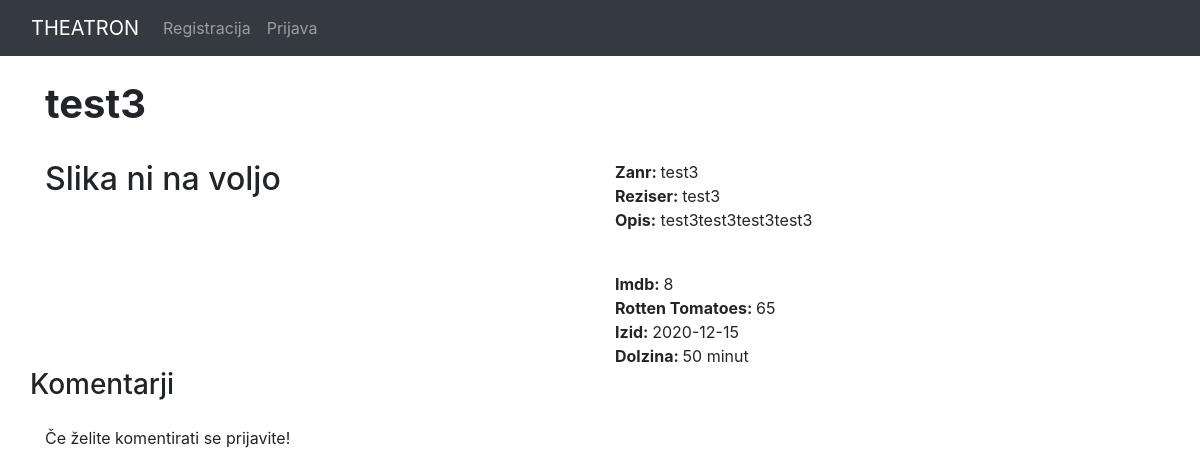
The page /pregledFilma.php?fid=8 on the database its author committed.
### tables this page shows
CREATE TABLE `film` (
  `id` int(11) NOT NULL,
  `naslov` varchar(45) NOT NULL,
  `zanr` varchar(45) NOT NULL,
  `reziser` varchar(45) NOT NULL,
  `opis` varchar(500) NOT NULL,
  `imdb_ocena` int(11) NOT NULL,
  `rotten_ocena` int(11) NOT NULL,
  `izid_datum` date NOT NULL,
  `dolzina_cas` int(11) NOT NULL,
  `image_name` varchar(60) NOT NULL
);

### pregledFilma.php (the view, shortened to what this page needs)
<?php
    include ('includes/header.html');
    if(isset($_GET['fid']) && filter_var($_GET['fid'], FILTER_VALIDATE_INT, array('min_range' => 1)) ) {
        $fid = $_GET['fid'];
        $q = "SELECT naslov, zanr, reziser, opis, imdb_ocena, rotten_ocena, izid_datum, dolzina_cas, image_name FROM film WHERE id = '$fid'";
        $r = mysqli_query ($dbc, $q);
        if(mysqli_num_rows($r) == 1) {
            $row = mysqli_fetch_array($r, MYSQLI_ASSOC);
            echo "<h1><b>{$row['naslov']}</b></h1><br/>";
            echo "
                <div class=\"row\">
                    <div class=\"col\">
            ";
            if($image = @getimagesize ("slike/$fid")) {
                echo "<img width=\"400\" height=\"550\" src=\"show_image.php?image=$fid&name=" . urlencode($row['image_name']) . "\" $image[3] alt=\"{$row['naslov']}\" />";
            } else {
                echo "<h2>Slika ni na voljo</h2>";
            }
            echo "</div>";
            echo "
                <div class=\"col\">
                    <b>Zanr: </b> {$row['zanr']}<br/>
                    <b>Reziser: </b> {$row['reziser']}<br/>
                    <p><b>Opis:</b> {$row['opis']}</p><br/>
                    <b>Imdb: </b> {$row['imdb_ocena']}<br/>
                    <b>Rotten Tomatoes: </b> {$row['rotten_ocena']}<br/>
                    <b>Izid: </b> {$row['izid_datum']}<br/>
                    <b>Dolzina: </b> {$row['dolzina_cas']} minut<br/>
                </div>
                </div>
            ";
        }
        echo "<div class=\"row\"><h3>Komentarji</h3></div>";
        echo "<div class=\"row\">
                <table class=\"table\">";
        echo "</table></div>";
        if(isset($_SESSION['id'])) {
?>
            <div class="row"><h5>Dodaj komentar</h5></div>
            <form action="pregledFilma.php?fid=<?php echo $fid ?>" method="post">
                    <div class="form-group mb-3">
                        <label for="vnesiOceno" class="form-label">Ocena:</label>
                        <input class ="form-control" type="text" name="nova_ocena" size="10" maxlength="10" value="<?php if (isset($_POST['nova_ocena'])) echo $_POST['nova_ocena']; ?>" />
                    </div>
                    <div class="form-group mb-3">
                        <label for="vnesiKomentar" class="form-label">Komentar:</label>
                        <textarea class ="form-control" name="nov_komentar" cols="40" rows="5"><?php if (isset($_POST['nov_komentar'])) echo $_POST['nova_komentar']; ?></textarea>
                    </div>
                <div align="center"><input type="submit" name="submit" value="Dodaj komentar" class="btn btn-primary" /></div>
            </form>
<?php
        } else {
            echo '
                <p>Če želite komentirati se prijavite!</p>
            ';
        }
    }
?>

### rows shown on the page
film: naslov "test3", zanr "test3", reziser "test3", opis "test3test3test3test3", imdb_ocena "8", rotten_ocena "65", izid_datum "2020-12-15", dolzina_cas "50"
